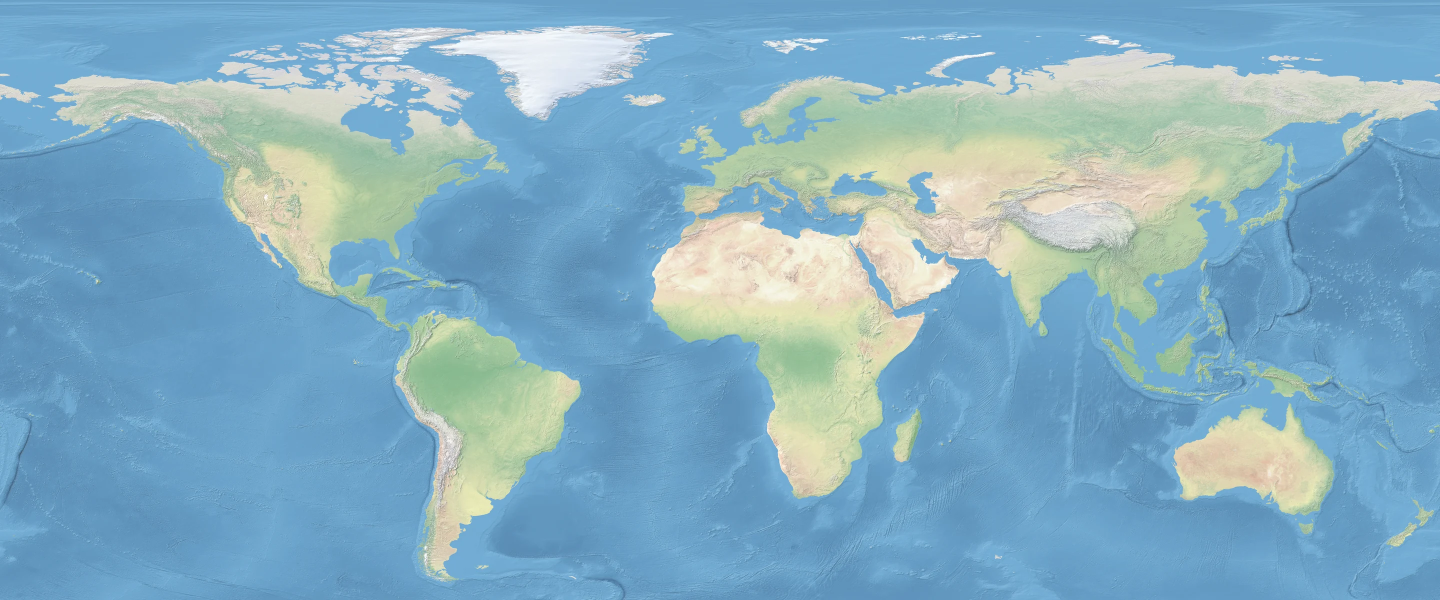
#> input picture assets/natural-world.webp, 2880 x 1200 px (shown at 1/2 size)
$ python social.py
#> lines starting #> are read from the running program, lines starting #| are printed output that depends on the picture
"""Render the social card from typography and the public-domain map asset."""
from pathlib import Path
from PIL import Image, ImageDraw, ImageFont
ROOT = Path(__file__).resolve().parents[1]
FONT = Path('/System/Library/Fonts/Supplemental')
card = Image.new('RGB', (1200, 630), '#f3f0e7')
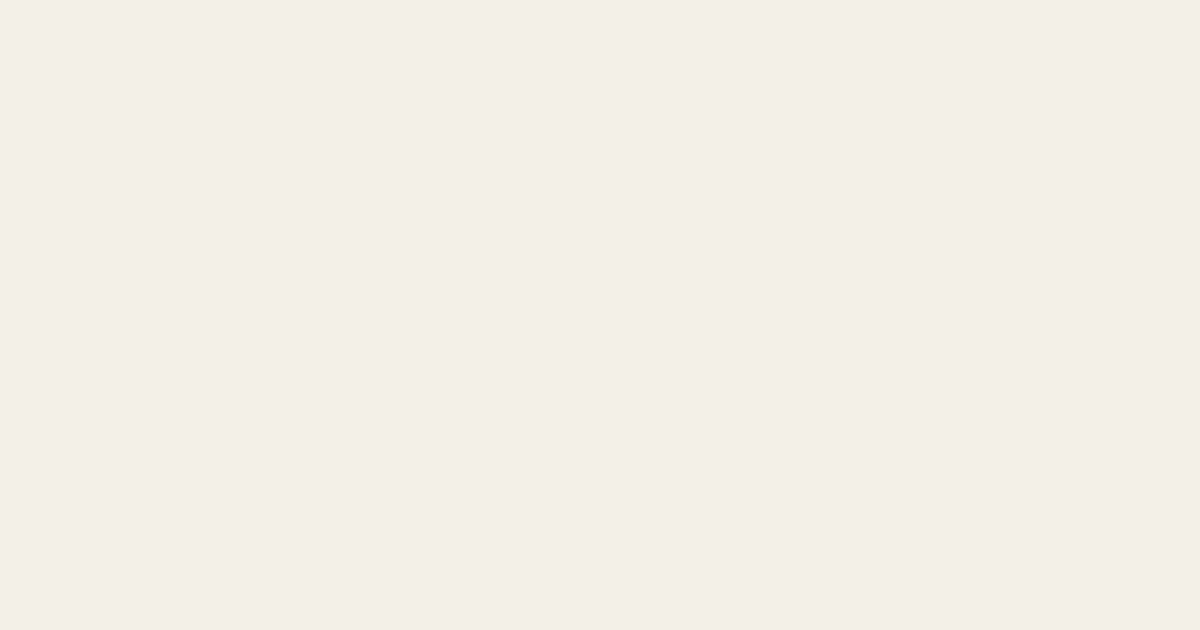
#> card: PIL image 1200x630 RGB; mean R, G, B 243, 240, 231
background = Image.open(ROOT / 'assets/natural-world.webp').convert('RGB')
#> background is the input picture: PIL image 2880x1200 RGB; mean R, G, B 132.5, 174.5, 194.6
background = background.resize((1200, 500), Image.Resampling.LANCZOS)
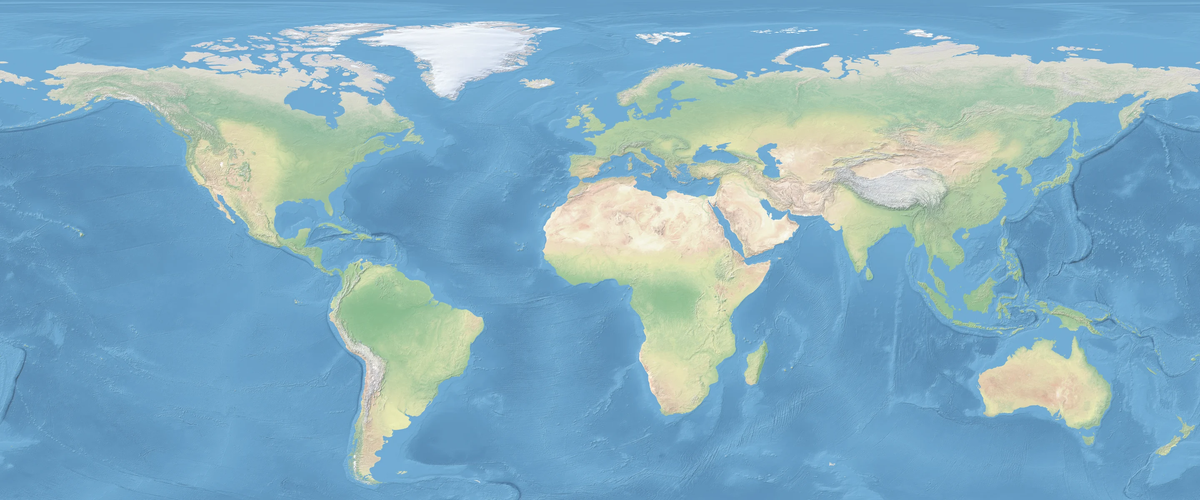
#> background: PIL image 1200x500 RGB; mean R, G, B 132.5, 174.5, 194.6
card.paste(background.crop((0, 0, 1200, 350)), (0, 280))
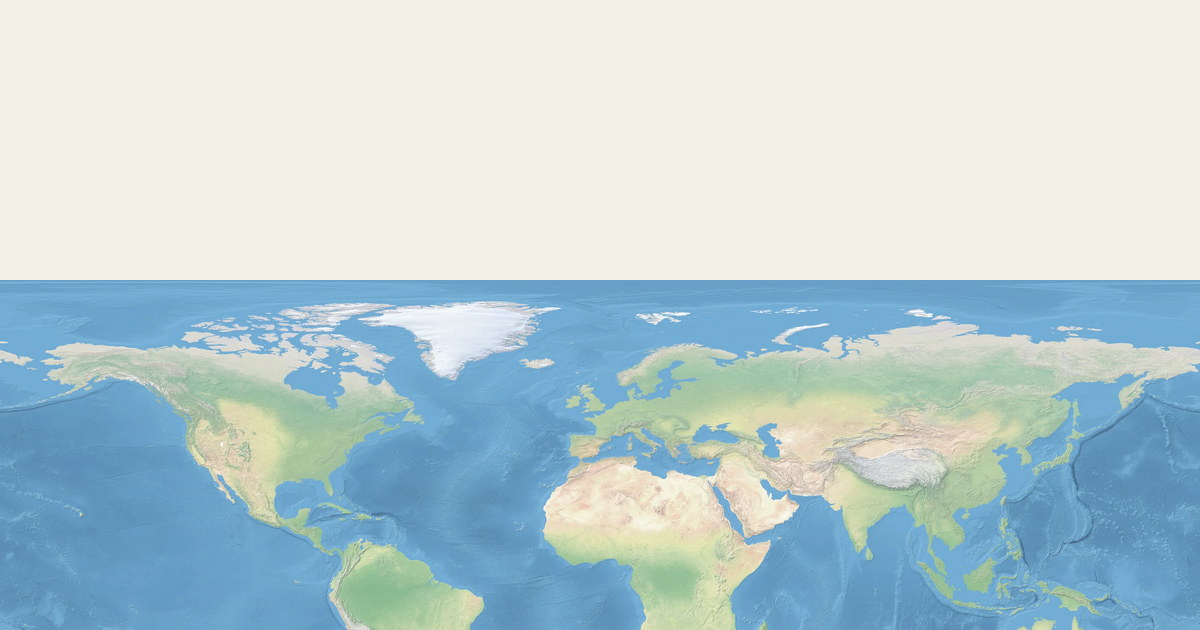
#> card: PIL image 1200x630 RGB; mean R, G, B 185.4, 205.8, 210.6
draw = ImageDraw.Draw(card)
draw.text((64, 34), 'RELIEVE / GEOGRAFÍA', fill='#38564b', font=ImageFont.truetype(str(FONT / 'Arial.ttf'), 24))
draw.text((60, 77), 'El mundo, de memoria.', fill='#203e35', font=ImageFont.truetype(str(FONT / 'Georgia.ttf'), 70))
draw.text((64, 192), 'Localiza · Escribe · Practica', fill='#38564b', font=ImageFont.truetype(str(FONT / 'Arial.ttf'), 30))
card.save(ROOT / 'assets/social.jpg', quality=94, optimize=True)
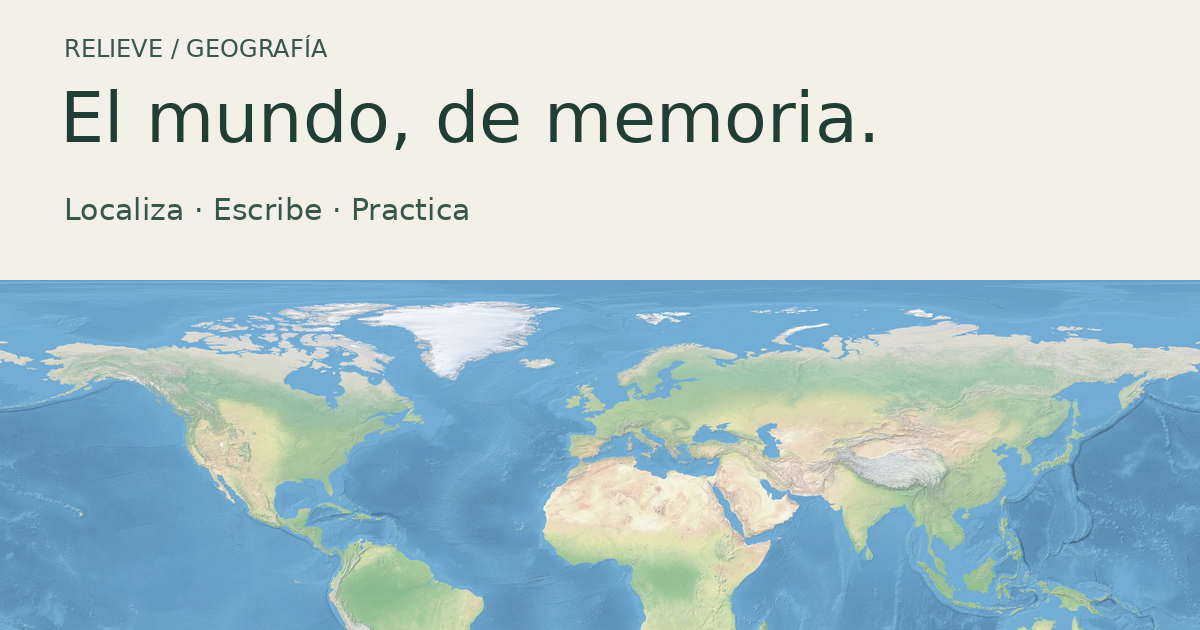
#> saved as social.jpg: PIL image 1200x630 RGB; mean R, G, B 181.6, 202.6, 207.4

$ run again, with assets/natural-iberia.webp copied over assets/natural-world.webp
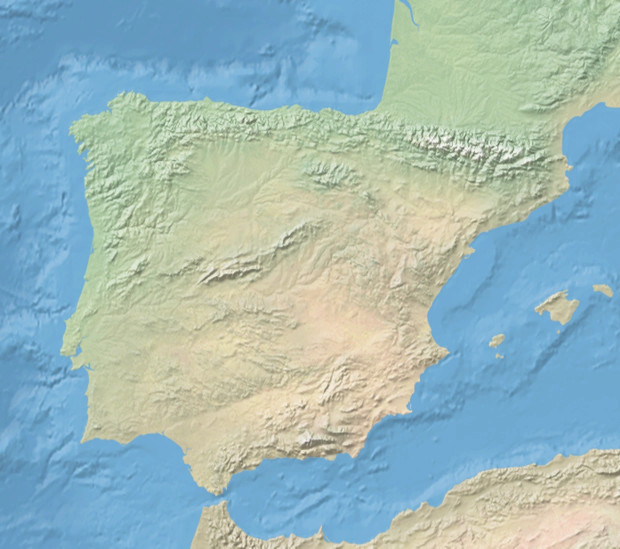
#> input picture assets/natural-iberia.webp, 1240 x 1097 px (shown at 1/2 size)
#> background is the input picture: PIL image 1240x1097 RGB; mean R, G, B 156.3, 184.3, 185
#> `background = background.resize((1200, 500), Image.Resampling.LANCZOS)`:
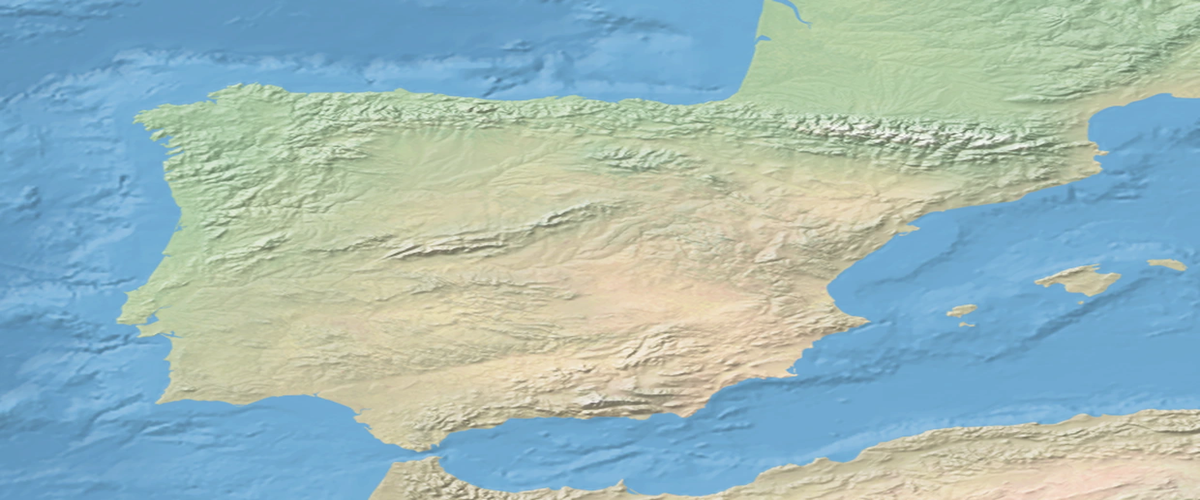
#> background: PIL image 1200x500 RGB; mean R, G, B 156.3, 184.3, 185
#> `card.save(ROOT / 'assets/social.jpg', quality=94, optimize=True)`:
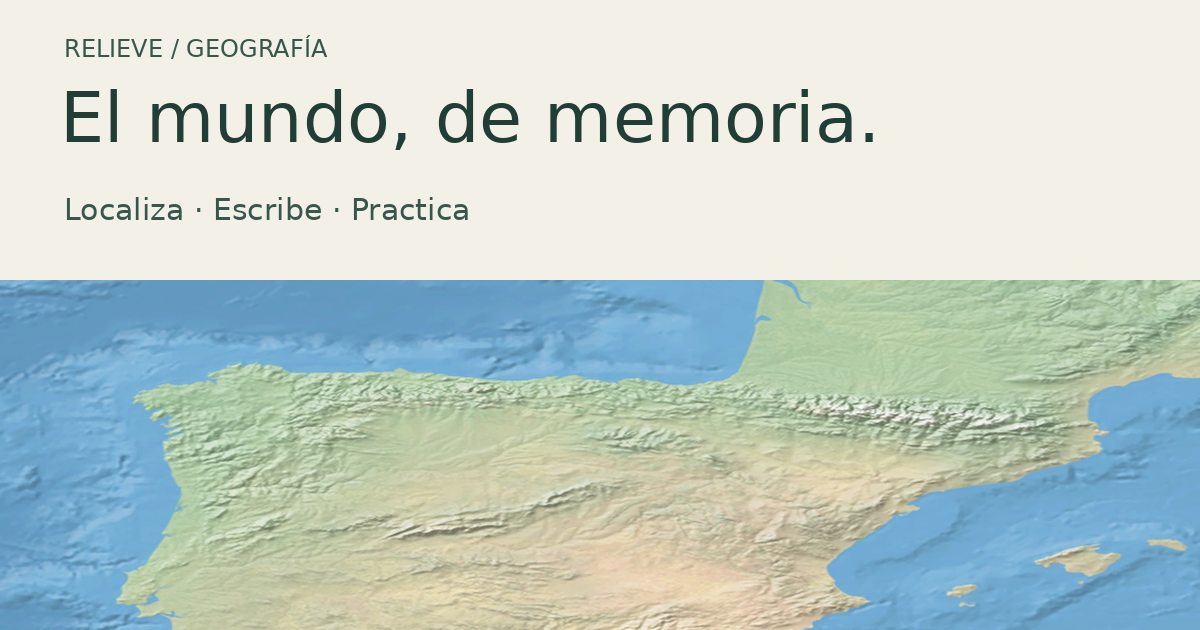
#> saved as social.jpg: PIL image 1200x630 RGB; mean R, G, B 192, 206.6, 200.7
